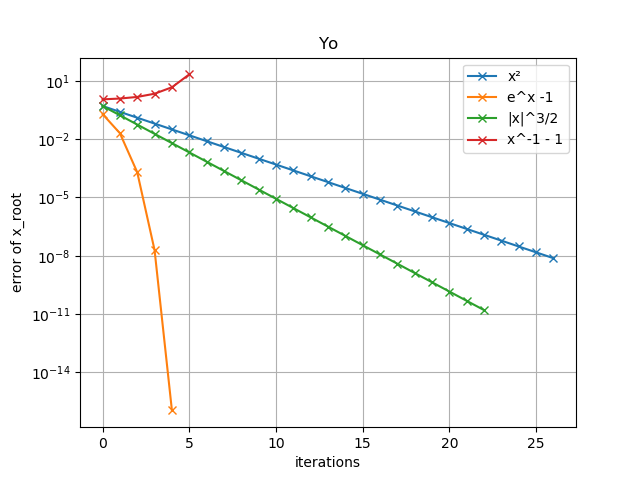

Generate this figure with Python:
import numpy as np
import matplotlib.pyplot as plt
import os
import random

def plotError_semilogy(fig, ax, X, Y, exact=0, filepath="/Users/peterholzner/Code/NumComp/newplotfile", style="x-",label = "no label", plot_title='loglog plot', horder=0, save=0, debug=0):
    # n = len(X)
    ax.semilogy(X, list(map(lambda x: abs(x - exact), Y)), style, label=label)
    order = int(horder)
    while(order > 0):
        ax.semilogy(X,list(map(lambda h: h**order, X)), '-', label="h^"+str(order))
        order -= 1
    ax.legend()
    ax.set(xlabel='Knots h_i', ylabel='error', title=plot_title)
    ax.autoscale
    i = ax.get_ylim()
    if i[0] < 10**(-17):
        ax.set_ylim(bottom=10**(-17))
    #     print(i)
    # ax.set(ylim=(10**-16, 1))
    ax.grid(b= True)
    if save>0: fig.savefig(filepath)
    if debug>0: plt.show()

def newton(x, f, df):
    return x - f(x)/df(x)

def iterateNewton(x0, f, df, maxIteration, eps, bound=1000, debug=0):
    x = newton(x0,f,df)
    xList = [x0,x]
    iterations = 0
    for i in list(range(0,maxIteration)):
        if debug: print("Iteration: ", i+1,"\nx= ", x)
        x = newton(x,f,df)
        xList.append(x)
        if (abs(f(x)) < eps):
            iterations = i+1
            break
        if (abs(x-x0) >= bound):
            print("Out of bound! Terminating Newton-Raphson method.")
            iterations = i+1
            break
    return xList, iterations


def f1(x):
    return np.power(x,2)

def df1(x):
    return 2*x

def f2(x):
    return np.exp(x) - 2

def df2(x):
    return np.exp(x)

def f3(x):
    return np.power(np.abs(x), 1.5)

def df3(x):
    return 1.5*np.sqrt(np.abs(x))*np.sign(x)

def f4(x):
    return 1/x - 1

def df4(x):
    return -1/np.power(x,2)

if __name__ == "__main__":
    eps = 1e-16
    x0 = 0.5
    x02 = 2.1
    # sigPrev = np.sign(f(x))
    print("f1")
    xExact1 = 0
    xList1, iterations1 = iterateNewton(x0, f1, df1, 50, eps)
    print("x_root = ", xList1[-1])
    print("found after ",iterations1," iterations")
    print("with an accuracy of", abs(xExact1 - xList1[-1]))
    print("f2")
    xExact2 = np.log(2)
    xList2, iterations2 = iterateNewton(x0, f2, df2, 50, eps)
    print("x_root = ", xList2[-1])
    print("found after ",iterations2," iterations")
    print("with an accuracy of", abs(xExact2 - xList2[-1]))
    print("f3")
    xExact3 = 0
    xList3, iterations3 = iterateNewton(x0, f3, df3, 50, eps)
    print("x_root = ", xList3[-1])
    print("found after ",iterations3," iterations")
    print("with an accuracy of", abs(xExact3 - xList3[-1]))
    print("f4")
    xExact4 = 1
    xList4, iterations4 = iterateNewton(x02, f4, df4, 50, eps, bound=10)
    print("x_root = ", xList4[-1])
    print("found after ",iterations4," iterations")
    print("with an accuracy of", abs(xExact4 - xList4[-1]))
    print(xList4)

    fig, ax = plt.subplots()
    # plotError_semilogy(fig, ax, list(range(0,iterations1+2)), xList1, xExact1, save=1)
    ax.semilogy(list(range(0,iterations1+2)), np.abs(np.array(xList1) - xExact1), '-x', label="x²")
    ax.semilogy(list(range(0,iterations2+2)), np.abs(np.array(xList2) - xExact2), '-x', label="e^x -1")
    ax.semilogy(list(range(0,iterations3+2)), np.abs(np.array(xList3) - xExact3), '-x', label="|x|^3/2")
    ax.semilogy(list(range(0,iterations4+2)),np.abs( np.array(xList4) - xExact4), '-x', label="x^-1 - 1")
    # ax.semilogy(list(range(0,max(iterations1,iterations2,iterations3)+2)), )
    ax.grid()
    ax.legend()
    ax.set(title="Yo", xlabel="iterations", ylabel="error of x_root")
    # plt.show()
    scriptpath = os.path.dirname(__file__)
    # print(os.path.join(scriptpath,"Ex9_2.png")
    fig.savefig(os.path.join(scriptpath,"Ex9_2.png"))    